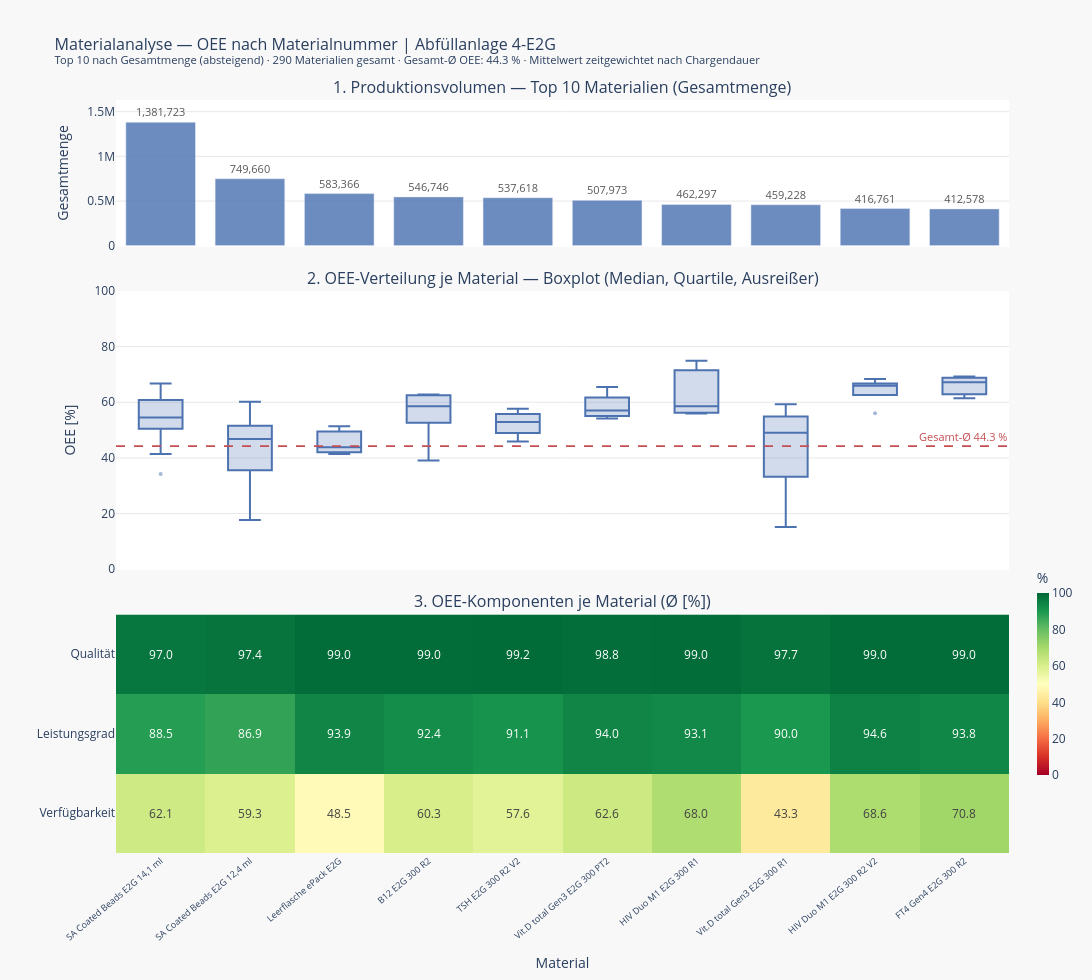

The cell this chart's notebook holds for it:
### Markdown cell above
### Materialanalyse — Visualisierung

Drei gestapelte Teildiagramme (gemeinsame X-Achse = Materialnummer):
1. **Gesamtmenge** je Material → Produktionsvolumen
2. **Boxplot OEE** je Material → Leistungsniveau & Streuung
3. **Heatmap OEE-Komponenten** → Wo liegt der Verlust je Material?

### Code cell
labels       = mat_top["material_name"].tolist()
qty_vals     = mat_top["qty_total"].tolist()

fig_mat = make_subplots(
    rows=3, cols=1,
    shared_xaxes=True,
    vertical_spacing=0.06,
    subplot_titles=(
        f"1. Produktionsvolumen — Top {TOP_N} Materialien (Gesamtmenge)",
        "2. OEE-Verteilung je Material — Boxplot (Median, Quartile, Ausreißer)",
        "3. OEE-Komponenten je Material (Ø [%])",
    ),
    row_heights=[0.22, 0.42, 0.36],
)

# 1 Volumen-Balken.
fig_mat.add_trace(
    go.Bar(
        x=labels, y=qty_vals,
        name="Gesamtmenge", marker_color="#4C72B0", opacity=0.82,
        text=[f"{v:,.0f}" for v in qty_vals], textposition="outside",
        textfont=dict(size=11, color="#333333"),
        hovertemplate=(
            "<b>Material %{x}</b><br>Gesamtmenge: %{y:,.0f}<br>"
            "Chargen: %{customdata}<extra></extra>"
        ),
        customdata=mat_top["chargen"].tolist(),
    ), row=1, col=1,
)

# 2 Boxplot OEE-Verteilung.
mat_numbers_top = mat_top[MATERIAL_COL].tolist()
df_box = df_mat[df_mat[MATERIAL_COL].isin(mat_numbers_top)].copy()
df_box["material_name"] = df_box[MATERIAL_COL].map(mat_name_map).fillna(df_box[MATERIAL_COL])
df_box["material_name"] = pd.Categorical(df_box["material_name"], categories=labels, ordered=True)
df_box = df_box.sort_values("material_name")

fig_mat.add_trace(
    go.Box(
        x=df_box["material_name"].astype(str), y=df_box["oee_pct"],
        name="OEE-Verteilung",
        marker_color="#4C72B0", line_color="#4C72B0",
        fillcolor="rgba(76, 114, 176, 0.25)",
        boxpoints="outliers", jitter=0,
        marker=dict(size=4, opacity=0.5),
        hovertemplate="<b>Material %{x}</b><br>OEE: %{y:.1f} %<extra></extra>",
    ), row=2, col=1,
)
fig_mat.add_hline(
    y=overall_mat,
    line=dict(color="#C44E52", width=1.8, dash="dash"),
    annotation_text=f"Gesamt-Ø {overall_mat:.1f} %",
    annotation_position="top right",
    annotation_font=dict(color="#C44E52", size=11),
    row=2, col=1,
)

# 3 Heatmap OEE-Komponenten.
comp_matrix = [
    mat_top["avail_mean"].round(1).tolist(),
    mat_top["perf_mean"].round(1).tolist(),
    mat_top["qual_mean"].round(1).tolist(),
]
fig_mat.add_trace(
    go.Heatmap(
        z=comp_matrix, x=labels,
        y=["Verfügbarkeit", "Leistungsgrad", "Qualität"],
        colorscale="RdYlGn", zmin=0, zmax=100,
        text=[[f"{v:.1f}" for v in row] for row in comp_matrix],
        texttemplate="%{text}",
        hovertemplate="<b>Material %{x}</b><br>%{y}: %{z:.1f} %<extra></extra>",
        showscale=True,
        colorbar=dict(title="%", thickness=12, len=0.30, y=0.09, yanchor="bottom"),
    ), row=3, col=1,
)

fig_mat.update_layout(
    title=dict(
        text=(
            f"Materialanalyse — OEE nach Materialnummer | {LINE_LABEL}<br>"
            f"<sup>Top {TOP_N} nach Gesamtmenge (absteigend) · "
            f"{len(mat_stats)} Materialien gesamt · "
            f"Gesamt-Ø OEE: {overall_mat:.1f} % · "
            f"Mittelwert zeitgewichtet nach Chargendauer</sup>"
        ),
        font=dict(size=16),
    ),
    height=980, width=1100,
    plot_bgcolor="white", paper_bgcolor="#f8f8f8",
    showlegend=False, hovermode="x unified", bargap=0.22,
)

fig_mat.update_yaxes(
    title_text="Gesamtmenge",
    range=[0, max(qty_vals) * 1.18],
    showgrid=True, gridcolor="#e8e8e8", row=1, col=1,
)
fig_mat.update_yaxes(
    title_text="OEE [%]", range=[0, 100],
    showgrid=True, gridcolor="#e8e8e8", row=2, col=1,
)
fig_mat.update_yaxes(title_text="", row=3, col=1)
fig_mat.update_xaxes(
    title_text="Material",
    tickangle=-40, tickfont=dict(size=9), row=3, col=1,
)

fig_mat.show()

### Figure 1 — Plotly figure (JSON) as saved in the notebook; plotly's stock layout.template omitted (floating-point values rounded to 4 significant figures)
{"data": [{"customdata": [15, 13, 3, 5, 4, 4, 5, 6, 5, 3], "hovertemplate": "<b>Material %{x}</b><br>Gesamtmenge: %{y:,.0f}<br>Chargen: %{customdata}<extra></extra>", "marker": {"color": "#4C72B0"}, "name": "Gesamtmenge", "opacity": 0.82, "text": ["1,381,723", "749,660", "583,366", "546,746", "537,618", "507,973", "462,297", "459,228", "416,761", "412,578"], "textfont": {"color": "#333333", "size": 11}, "textposition": "outside", "type": "bar", "x": ["SA Coated Beads E2G 14,1 ml", "SA Coated Beads E2G 12,4 ml", "Leerflasche ePack E2G", "B12 E2G 300 R2", "TSH E2G 300 R2 V2", "Vit.D total Gen3 E2G 300 PT2", "HIV Duo M1 E2G 300 R1", "Vit.D total Gen3 E2G 300 R1", "HIV Duo M1 E2G 300 R2 V2", "FT4 Gen4 E2G 300 R2"], "xaxis": "x", "y": [1381723, 749660, 583366, 546746, 537618, 507973, 462297, 459228, 416761, 412578], "yaxis": "y"}, {"boxpoints": "outliers", "fillcolor": "rgba(76, 114, 176, 0.25)", "hovertemplate": "<b>Material %{x}</b><br>OEE: %{y:.1f} %<extra></extra>", "jitter": 0, "line": {"color": "#4C72B0"}, "marker": {"color": "#4C72B0", "opacity": 0.5, "size": 4}, "name": "OEE-Verteilung", "type": "box", "x": ["SA Coated Beads E2G 14,1 ml", "SA Coated Beads E2G 14,1 ml", "SA Coated Beads E2G 14,1 ml", "SA Coated Beads E2G 14,1 ml", "SA Coated Beads E2G 14,1 ml", "SA Coated Beads E2G 14,1 ml", "SA Coated Beads E2G 14,1 ml", "SA Coated Beads E2G 14,1 ml", "SA Coated Beads E2G 14,1 ml", "SA Coated Beads E2G 14,1 ml", "SA Coated Beads E2G 14,1 ml", "SA Coated Beads E2G 14,1 ml", "SA Coated Beads E2G 14,1 ml", "SA Coated Beads E2G 14,1 ml", "SA Coated Beads E2G 14,1 ml", "SA Coated Beads E2G 12,4 ml", "SA Coated Beads E2G 12,4 ml", "SA Coated Beads E2G 12,4 ml", "SA Coated Beads E2G 12,4 ml", "SA Coated Beads E2G 12,4 ml", "SA Coated Beads E2G 12,4 ml", "SA Coated Beads E2G 12,4 ml", "SA Coated Beads E2G 12,4 ml", "SA Coated Beads E2G 12,4 ml", "SA Coated Beads E2G 12,4 ml", "SA Coated Beads E2G 12,4 ml", "SA Coated Beads E2G 12,4 ml", "SA Coated Beads E2G 12,4 ml", "Leerflasche ePack E2G", "Leerflasche ePack E2G", "Leerflasche ePack E2G", "B12 E2G 300 R2", "B12 E2G 300 R2", "B12 E2G 300 R2", "B12 E2G 300 R2", "B12 E2G 300 R2", "TSH E2G 300 R2 V2", "TSH E2G 300 R2 V2", "TSH E2G 300 R2 V2", "TSH E2G 300 R2 V2", "Vit.D total Gen3 E2G 300 PT2", "Vit.D total Gen3 E2G 300 PT2", "Vit.D total Gen3 E2G 300 PT2", "Vit.D total Gen3 E2G 300 PT2", "HIV Duo M1 E2G 300 R1", "HIV Duo M1 E2G 300 R1", "HIV Duo M1 E2G 300 R1", "HIV Duo M1 E2G 300 R1", "HIV Duo M1 E2G 300 R1", "Vit.D total Gen3 E2G 300 R1", "Vit.D total Gen3 E2G 300 R1", "Vit.D total Gen3 E2G 300 R1", "Vit.D total Gen3 E2G 300 R1", "Vit.D total Gen3 E2G 300 R1", "Vit.D total Gen3 E2G 300 R1", "HIV Duo M1 E2G 300 R2 V2", "HIV Duo M1 E2G 300 R2 V2", "HIV Duo M1 E2G 300 R2 V2", "HIV Duo M1 E2G 300 R2 V2", "HIV Duo M1 E2G 300 R2 V2", "FT4 Gen4 E2G 300 R2", "FT4 Gen4 E2G 300 R2", "FT4 Gen4 E2G 300 R2"], "xaxis": "x2", "y": [52.19, 34.22, 61.02, 59.83, 66.71, 60.2, 54.5, 53.89, 65.71, 63.63, 41.4, 51.01, 50.28, 58.05, 42.45, 58.6, 50.45, 54.76, 17.73, 18.57, 30.5, 60.23, 37.32, 47.74, 44.17, 49.52, 46.82, 46.33, 51.41, 41.45, 43.83, 62.44, 39.06, 58.61, 62.81, 57.19, 45.89, 53.87, 57.66, 51.96, 54.15, 56.02, 65.47, 58.02, 58.57, 74.88, 56.0, 70.37, 56.28, 33.25, 54.87, 15.16, 47.84, 50.19, 59.3, 65.96, 68.33, 66.23, 56.07, 64.83, 67.23, 61.46, 69.3], "yaxis": "y2"}, {"colorbar": {"len": 0.3, "thickness": 12, "title": {"text": "%"}, "y": 0.09, "yanchor": "bottom"}, "colorscale": [[0, "rgb(165,0,38)"], [0.1, "rgb(215,48,39)"], [0.2, "rgb(244,109,67)"], [0.3, "rgb(253,174,97)"], [0.4, "rgb(254,224,139)"], [0.5, "rgb(255,255,191)"], [0.6, "rgb(217,239,139)"], [0.7, "rgb(166,217,106)"], [0.8, "rgb(102,189,99)"], [0.9, "rgb(26,152,80)"], [1, "rgb(0,104,55)"]], "hovertemplate": "<b>Material %{x}</b><br>%{y}: %{z:.1f} %<extra></extra>", "showscale": true, "text": [["62.1", "59.3", "48.5", "60.3", "57.6", "62.6", "68.0", "43.3", "68.6", "70.8"], ["88.5", "86.9", "93.9", "92.4", "91.1", "94.0", "93.1", "90.0", "94.6", "93.8"], ["97.0", "97.4", "99.0", "99.0", "99.2", "98.8", "99.0", "97.7", "99.0", "99.0"]], "texttemplate": "%{text}", "type": "heatmap", "x": ["SA Coated Beads E2G 14,1 ml", "SA Coated Beads E2G 12,4 ml", "Leerflasche ePack E2G", "B12 E2G 300 R2", "TSH E2G 300 R2 V2", "Vit.D total Gen3 E2G 300 PT2", "HIV Duo M1 E2G 300 R1", "Vit.D total Gen3 E2G 300 R1", "HIV Duo M1 E2G 300 R2 V2", "FT4 Gen4 E2G 300 R2"], "xaxis": "x3", "y": ["Verfügbarkeit", "Leistungsgrad", "Qualität"], "yaxis": "y3", "z": [[62.1, 59.3, 48.5, 60.3, 57.6, 62.6, 68, 43.3, 68.6, 70.8], [88.5, 86.9, 93.9, 92.4, 91.1, 94, 93.1, 90, 94.6, 93.8], [97, 97.4, 99, 99, 99.2, 98.8, 99, 97.7, 99, 99]], "zmax": 100, "zmin": 0}], "layout": {"annotations": [{"font": {"size": 16}, "showarrow": false, "text": "1. Produktionsvolumen — Top 10 Materialien (Gesamtmenge)", "x": 0.5, "xanchor": "center", "xref": "paper", "y": 1.0, "yanchor": "bottom", "yref": "paper"}, {"font": {"size": 16}, "showarrow": false, "text": "2. OEE-Verteilung je Material — Boxplot (Median, Quartile, Ausreißer)", "x": 0.5, "xanchor": "center", "xref": "paper", "y": 0.7464, "yanchor": "bottom", "yref": "paper"}, {"font": {"size": 16}, "showarrow": false, "text": "3. OEE-Komponenten je Material (Ø [%])", "x": 0.5, "xanchor": "center", "xref": "paper", "y": 0.3168, "yanchor": "bottom", "yref": "paper"}, {"font": {"color": "#C44E52", "size": 11}, "showarrow": false, "text": "Gesamt-Ø 44.3 %", "x": 1, "xanchor": "right", "xref": "x2 domain", "y": 44.25, "yanchor": "bottom", "yref": "y2"}], "bargap": 0.22, "height": 980, "hovermode": "x unified", "paper_bgcolor": "#f8f8f8", "plot_bgcolor": "white", "shapes": [{"line": {"color": "#C44E52", "dash": "dash", "width": 1.8}, "type": "line", "x0": 0, "x1": 1, "xref": "x2 domain", "y0": 44.25, "y1": 44.25, "yref": "y2"}], "showlegend": false, "title": {"font": {"size": 16}, "text": "Materialanalyse — OEE nach Materialnummer | Abfüllanlage 4-E2G<br><sup>Top 10 nach Gesamtmenge (absteigend) · 290 Materialien gesamt · Gesamt-Ø OEE: 44.3 % · Mittelwert zeitgewichtet nach Chargendauer</sup>"}, "width": 1100, "xaxis": {"anchor": "y", "domain": [0, 1], "matches": "x3", "showticklabels": false}, "xaxis2": {"anchor": "y2", "domain": [0, 1], "matches": "x3", "showticklabels": false}, "xaxis3": {"anchor": "y3", "domain": [0, 1], "tickangle": -40, "tickfont": {"size": 9}, "title": {"text": "Material"}}, "yaxis": {"anchor": "x", "domain": [0.8064, 1.0], "gridcolor": "#e8e8e8", "range": [0, 1630000.0], "showgrid": true, "title": {"text": "Gesamtmenge"}}, "yaxis2": {"anchor": "x2", "domain": [0.3768, 0.7464], "gridcolor": "#e8e8e8", "range": [0, 100], "showgrid": true, "title": {"text": "OEE [%]"}}, "yaxis3": {"anchor": "x3", "domain": [0, 0.3168], "title": {"text": ""}}}}
